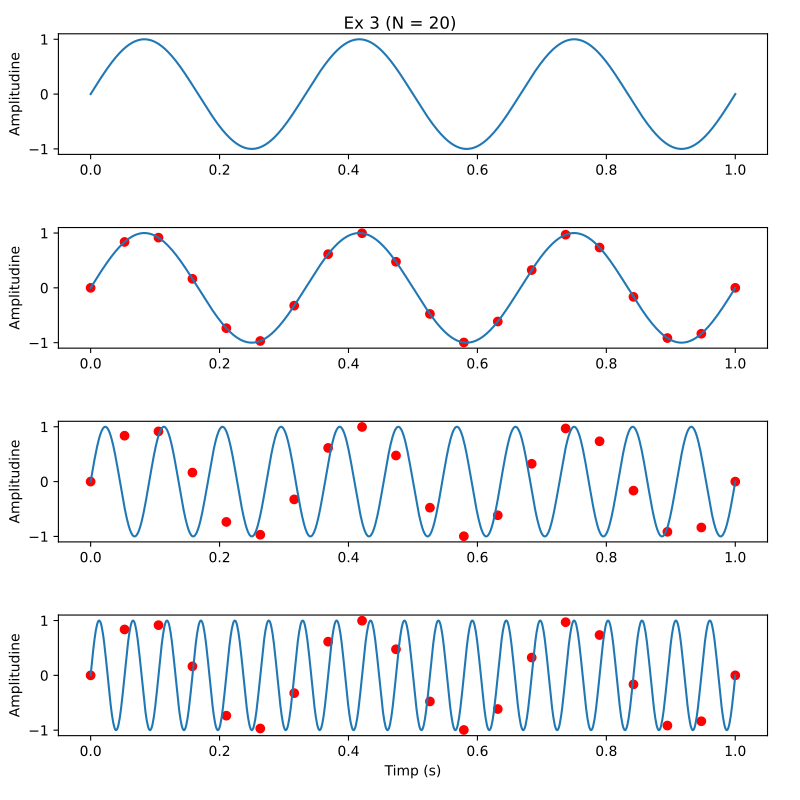

Write Python code to recreate this figure.
import matplotlib.pyplot as plt
import numpy as np

def signal(x):
    return np.sin(2 * np.pi * 3 * x)

# Schimbat la 20
N = np.linspace(0,1,20)

t = np.linspace(0,1,1000)

fig, axs = plt.subplots(4)
plt.tight_layout()
fig.set_figheight(8)
fig.set_figwidth(8)
plt.suptitle("Ex 3 (N = 20)")
plt.xlabel("Timp (s)")


axs[0].plot(t, signal(t))
axs[0].set_ylabel("Amplitudine")

axs[1].plot(t, signal(t))
axs[1].scatter(N, signal(N), c='red')
axs[1].set_ylabel("Amplitudine")


axs[2].plot(t, np.sin(2 * np.pi * 11 * t),)
axs[2].scatter(N, signal(N), c='red')
axs[2].set_ylabel("Amplitudine")

axs[3].plot(t, np.sin(2 * np.pi * 19 * t))
axs[3].scatter(N, signal(N), c='red')
axs[3].set_ylabel("Amplitudine")

plt.savefig("lab04/ex3.pdf")
plt.show()
